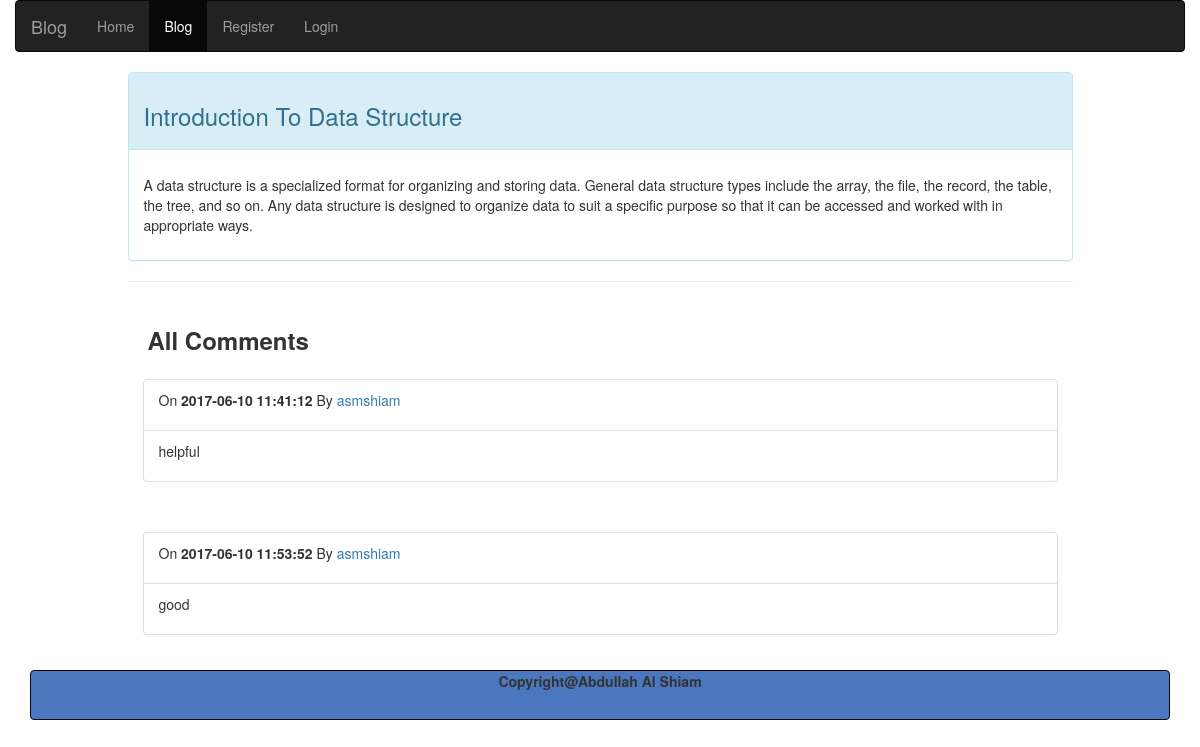
The page /?controller=posts&action=show&id=10 on the database its author committed.
### tables this page shows
CREATE TABLE `posts` (
  `id` int(11) NOT NULL,
  `user_id` int(45) NOT NULL,
  `title` text NOT NULL,
  `content` text NOT NULL,
  `description` text NOT NULL,
  `active` int(50) NOT NULL,
  `created_date` datetime NOT NULL
);

CREATE TABLE `comments` (
  `id` int(50) NOT NULL,
  `post_id` int(30) NOT NULL,
  `user_id` int(30) NOT NULL,
  `body` text NOT NULL,
  `created_date` datetime NOT NULL
);

CREATE TABLE `user` (
  `user_id` int(11) NOT NULL,
  `user_name` varchar(45) NOT NULL,
  `email` varchar(45) NOT NULL,
  `password` varchar(45) NOT NULL,
  `created_date` datetime NOT NULL
);

### controllers/posts_controller.php (called while the page is built, shortened)
<?php
  class PostsController {
    public function show() {
      $post = Model::find($_GET['id']);
      require_once('views/posts/show.php');
    }
  }
?>

### index.php (called while the page is built, shortened)
<?php
  require_once('views/layout.php');
?>

### models/model.php (called while the page is built, shortened)
<?php
  class Model {
    public static function find($id) {
      $db = mysqli_connect("localhost", "root", "", "simple_blog");
       $result =mysqli_query($db,"SELECT * FROM posts WHERE id='$id' ");
     if (mysqli_num_rows($result) == 0) {
        $message="There is no posts available";
    }
    else {
       $row = mysqli_fetch_assoc($result);
      return $row;
      }
    }
   public static function getUserNameByUserId($user_id)
  {
    $db = mysqli_connect("localhost", "root", "", "simple_blog");
    $sql = "SELECT user_name FROM `user` WHERE `user_id`='{$user_id}'";
    $result = mysqli_query($db, $sql);
       if (mysqli_num_rows($result) == 0) {
        $message="There is no posts available";
    }
    else {
     $row=mysqli_fetch_array($result);
    return $row;
      }
  }
   public static function Show_Comment($id) {
       $db = mysqli_connect("localhost", "root", "", "simple_blog");
       $result =mysqli_query($db,"SELECT * FROM comments WHERE post_id='$id' ");
     if (mysqli_num_rows($result) == 0) {
        $message="There is no posts available";
    }
    else {
    return $result;
      }
    }
  }
?>

### views/posts/show.php (the view, shortened to what this page needs)
 <?php
  $show_comment=Model::Show_Comment($_GET['id']);
  ?>
<div class="container">
<?php include 'header.php'; ?>
<div class="row">
<div class="col-md-10 col-md-offset-1">
<div class="panel panel-info">
  <div class="panel-heading">
    <h3><p><?php echo $post['title'];?></p></h3>
  </div>
  <div class="panel-body">
<p><?php echo $post['description']; ?></p>
  </div>
</div>
<hr>
     <h3 style="padding-left: 20px; padding-top: 25px;"><b>All Comments</b></h3>
         <?php if (isset($_SESSION['post_success'])) {
         while($show_comments=mysqli_fetch_array($show_comment)) {
           $userid=$show_comments['user_id'];
          $getusername=Model::getUserNameByUserId($userid);
          ?>
        <div class="panel-body">
					<div class="list-group">
						<div class="list-group-item">
							<p>On <strong><?php echo $show_comments['created_date']; ?></strong> By <a href=""><?php echo $getusername[0]; ?></a></p>
						</div>
						<div class="list-group-item">
							<p><?php echo $show_comments['body']; ?></p>
						</div>
					</div>
				</div>
				<?php } } ?>
</div>
</div>
 <footer>
  <nav class="navbar navbar-default navbar-inverse" style="background-color: #4B77BE;" role="navigation">
      <p class="text-center"><b>Copyright@Abdullah Al Shiam</b></p>
    </nav>
    </footer>
</div>

### rows shown on the page
posts: title "Introduction To Data Structure", description "A data structure is a specialized format for organizing and storing data. General data structure types include the array, the file, the record, the table, the tree, and so on. Any data structure is designed to organize data to suit a specific purpose so that it can be accessed and worked with in appropriate ways."
comments: created_date "2017-06-10 11:41:12", user.user_name "asmshiam", body "helpful"
comments: created_date "2017-06-10 11:53:52", user.user_name "asmshiam", body "good"
